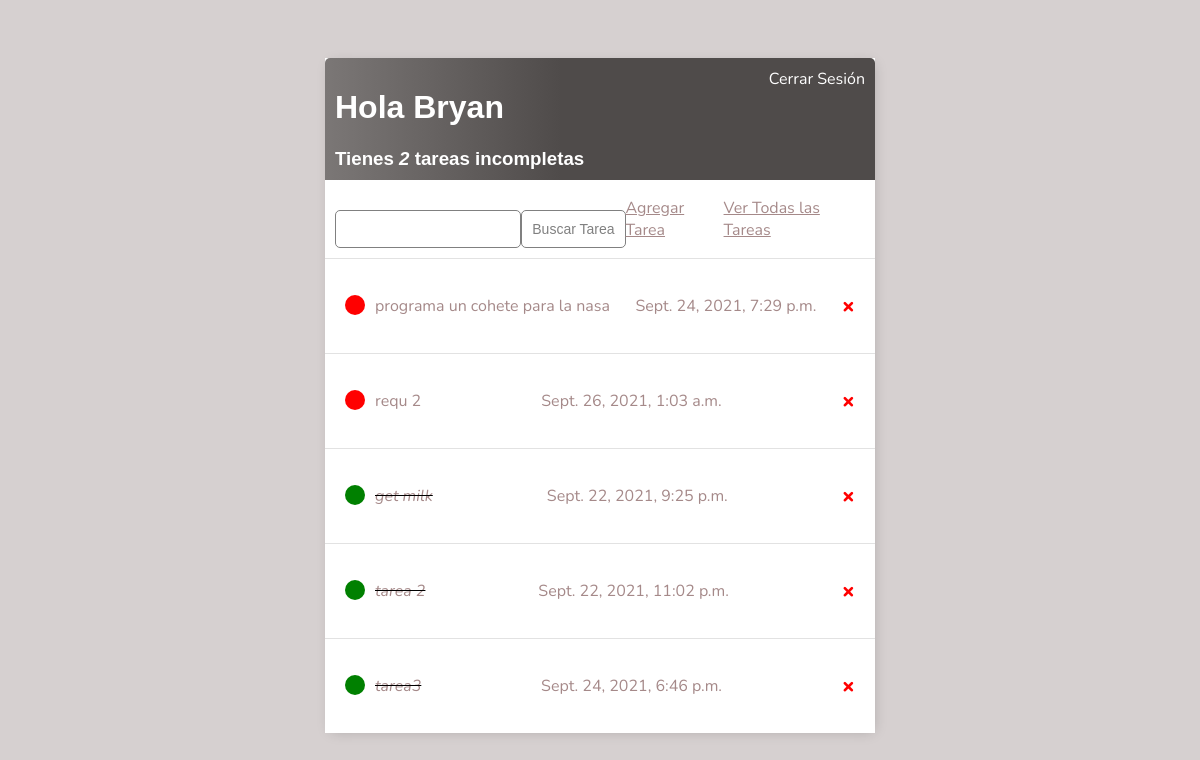
The app's page / (signed in), older data.
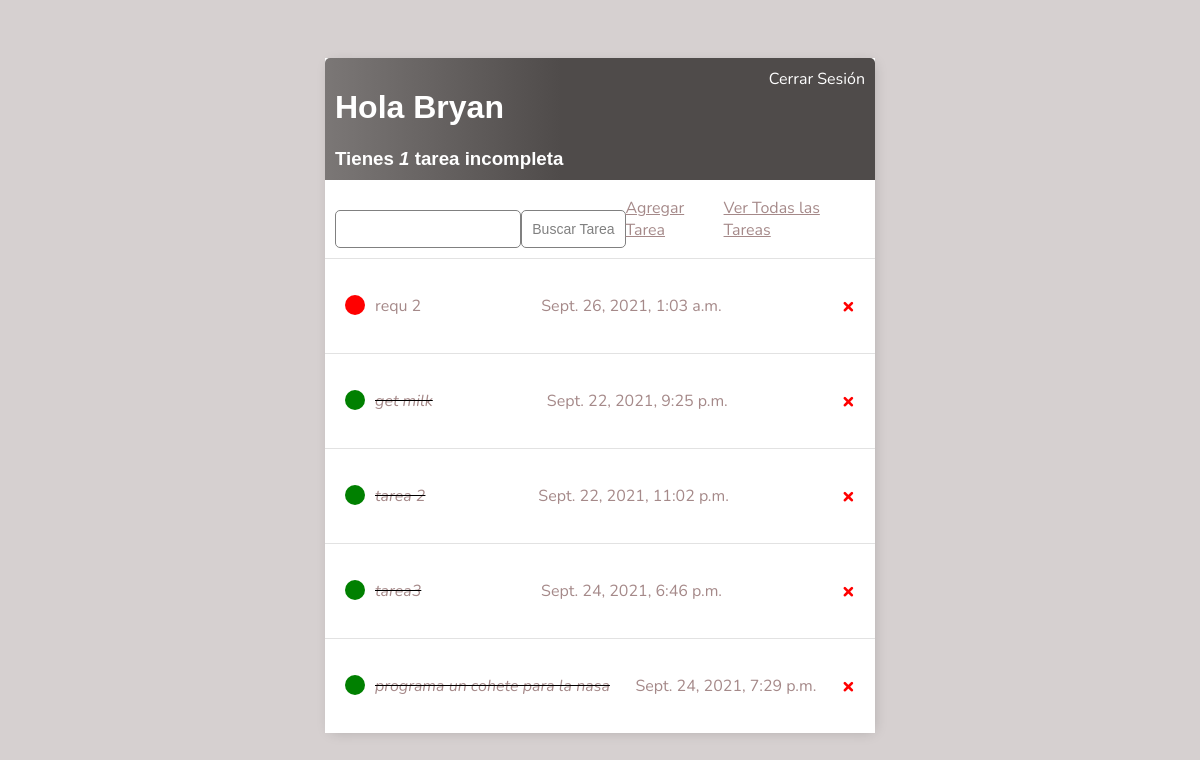
The same page, newer data.
### base/models.py (models this page shows)
class Task(models.Model):
    user = models.ForeignKey(User, on_delete=models.CASCADE,null=True,blank=True)
    title = models.CharField(max_length=200)
    description = models.TextField(null=True,blank=True)
    complete =models.BooleanField(default=False)
    create =models.DateTimeField(auto_now_add=True)
    creador = models.CharField(max_length=200,null=True)
    Estatus=models.ForeignKey(Estatus,on_delete=models.CASCADE,null=True,blank=True)
    Departamento=models.ForeignKey(Departamento, on_delete=models.CASCADE,null=True)
    archivos=models.FileField(upload_to='documents/%Y/%m/%d',null=True)
    def __str__(self):
        return self.title
    class Meta:
        ordering=['complete']

### base/views.py (the view)
# urls.py: path('',TaskList.as_view(),name='tasks'),
class TaskList(LoginRequiredMixin,ListView):
    model = Task
    context_object_name='tasks'
    def get_context_data(self, **kwargs):
        context = super().get_context_data(**kwargs)
        context['tasks']=context['tasks'].filter(user=self.request.user)
        context['count']=context['tasks'].filter(complete=False).count()
        search_input = self.request.GET.get('search-area') or ''
        if search_input:
            context['tasks'] = context['tasks'].filter(title__startswith=search_input)
        context['search_input']= search_input
        return context

### base/templates/base/task_list.html
{% extends 'base/main.html' %}
{% block content%}
<div class="header-bar">
    <div>
        <h1>Hola {{request.user|title}}</h1>
        <h3 style="margin:0">Tienes <i>{{count}}</i> tarea{{count|pluralize:"s"}} incompleta{{count|pluralize:"s"}}</h3>
    </div>
    {% if request.user.is_authenticated %}
    <a href="{% url 'logout' %}">Cerrar Sesión</a>
    {% else %}
    <a href="{% url 'login' %}">Iniciar Sesión</a>
    {% endif %}
</div>
<div id="search-add-wrapper">
    <form method="GET" style="margin-top:20px;display:flex;">
        <input type='text' name='search-area' value="{{search_input}}">
        <input class="button" type="submit" value="Buscar Tarea">
    </form>
    <a id="add-link" href="{% url 'task-create' %}">Agregar Tarea</a>
    <a id="add-link" href="{% url 'task-all' %}">Ver Todas las Tareas</a>
</div>
<div class="task-item-wrapper">
    {% for task in tasks %}
    <div class="task-wrapper">
        {% if task.complete %}
        <div class="task-title">
            <div class="task-complete-icon"></div>
            <i><s><a href="{% url 'task-update' task.id %}">{{task}}</a></s></i>
        </div>
        <p>{{task.create}}</p>
        <a class="delete-link" href="{% url 'task-delete' task.id %}">&#215;</a>
        {% else %}
        <div class="task-title">
            <div class="task-incomplete-icon"></div>
            <a href="{% url 'task-update' task.id %}">{{task}}</a>
        </div>
        <p>{{task.create}}</p>
        <a class="delete-link" href="{% url 'task-delete' task.id %}">&#215;</a>
        {% endif %}
    </div>
    {% empty %}
    <h3>No hay elementos en la lista</h3>
    {% endfor %}
</div>
{% endblock content%}

### base/templates/base/main.html (shortened to what this page needs)
<!DOCTYPE html>
<html>
    <head>
    </head>
    <body>
        <div class="container">
            {% block content %}
            {% endblock content %}
        </div>
    </body>
</html>

### base/templates/base/main.html (style rules this page uses)
body { background-color:#d6d0d0; font-family:'Nunito', sans-serif; padding-top: 50px; }
h1,h2,h3,h4,h5,h6 { font-family:'Raleway', sans-serif; }
a,p { color:#a58989; }
.container { max-width:550px; margin: auto; background-color:white; -webkit-box-shadow: 2px 2px 13px -4px rgba(0,0,0,0.21); box-shadow: 2px 2px 13px -4px rgba(0,0,0,0.21); }
.header-bar { display:flex; justify-content:space-between; color:white; padding:10px; border-radius:5px 5px 0 0; background:linear-gradient(90deg, #7b7776 0%, #4f4b4a 43%, #4f4b4a 100%); }
.header-bar a { color:white; text-decoration:none; }
.task-wrapper { display:flex; align-items:center; justify-content:space-between; padding:20px; background-color:white; border-top:1px solid rgb(226,226,226); }
.task-title { display:flex; }
.task-title a { text-decoration:none; margin-left:10px; }
.task-complete-icon { height:20px; width:20px; background-color:green; border-radius:50%; }
.task-incomplete-icon { height:20px; width:20px; background-color:red; border-radius:50%; }
.delete-link { text-decoration:none; font-weight:900; color:red; font-size:22px; line-height:0; }
#search-add-wrapper { display:flex; justify-content:space-between; align-items:center; padding:10px; }
input[type=text],input[type=password],textarea { border:1px solid grey; border-radius:5px; padding:10px; width:90%; }
.button { border:1px solid grey; background-color:white; color:grey; padding:10px; font-size:14px; border-radius:5px; cursor:pointer; text-decoration:none; }

Row changes from the older to the newer data that the page shows:
changed Task "programa un cohete para la nasa": complete False → True (drawn); moves down the list
Text that changed along with them:
{{ count }}: "2" → "1"
